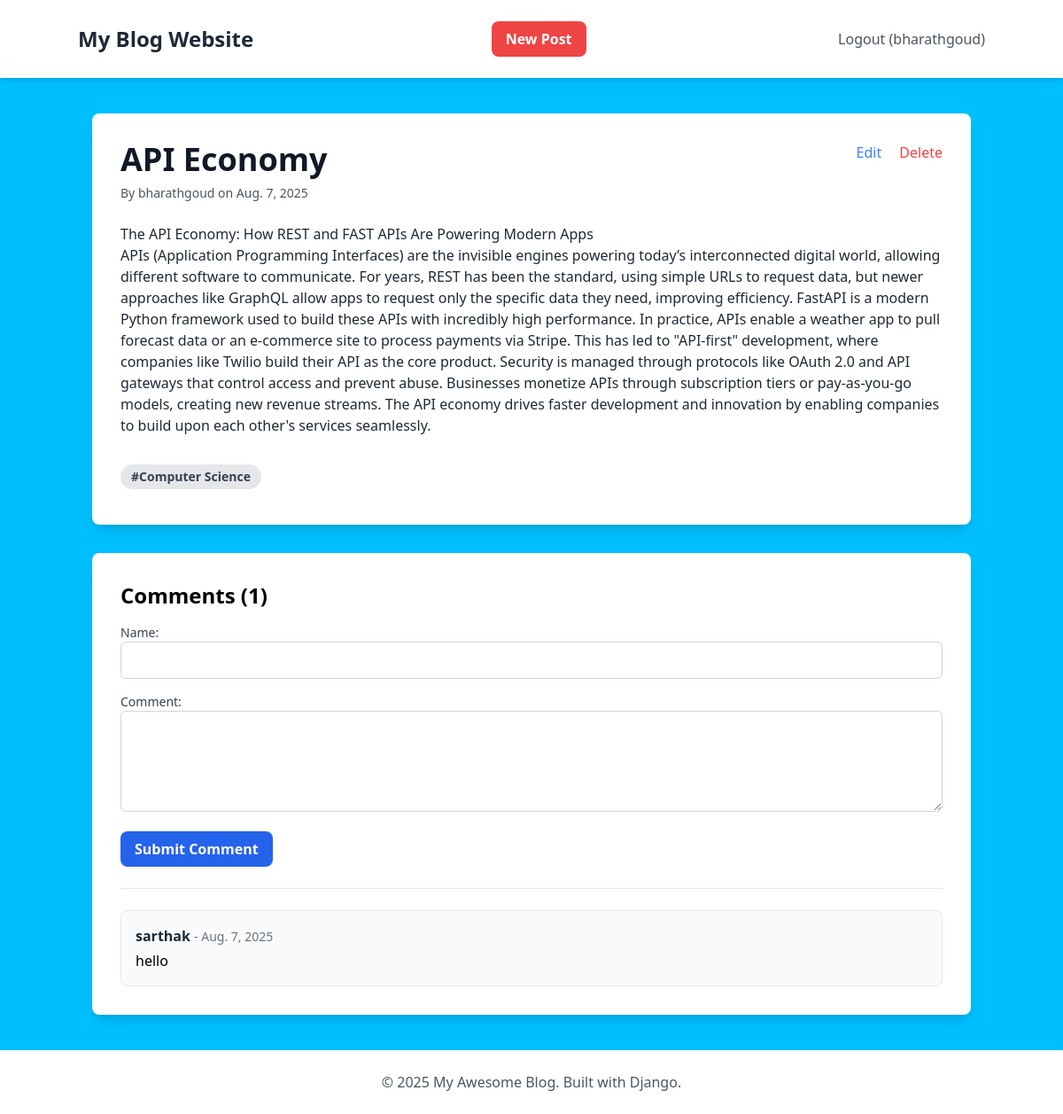
Page /post/11/ (signed in) on the committed database.
### blog/models.py (models this page shows, shortened)
class Post(models.Model):
    title = models.CharField(max_length=255)
    content = models.TextField()
    author = models.ForeignKey(User, on_delete=models.CASCADE)
    created_on = models.DateTimeField(auto_now_add=True)
    last_modified = models.DateTimeField(auto_now=True)
    categories = models.ManyToManyField(Category, related_name='posts')

class Category(models.Model):
    name = models.CharField(max_length=100)

class Comment(models.Model):
    post = models.ForeignKey(Post, on_delete=models.CASCADE, related_name='comments')
    author = models.CharField(max_length=100)
    body = models.TextField()
    created_on = models.DateTimeField(auto_now_add=True)

### blog/views.py (the view)
# urls.py: path('post/<int:pk>/', views.post_detail, name='post_detail'),
def post_detail(request, pk):
    post = get_object_or_404(Post, pk=pk)
    comments = post.comments.all().order_by('-created_on')
    if request.method == 'POST':
        comment_form = CommentForm(request.POST)
        if comment_form.is_valid():
            new_comment = comment_form.save(commit=False)
            new_comment.post = post
            new_comment.save()
            return redirect('post_detail', pk=post.pk)
    else:
        comment_form = CommentForm()
    context = {'post': post, 'comments': comments, 'comment_form': comment_form}
    return render(request, 'blog/post_detail.html', context)

### blog/forms.py
class CommentForm(forms.ModelForm):
    class Meta:
        model = Comment
        fields = ['author', 'body']
        widgets = {
            'author': forms.TextInput(attrs={'class': 'w-full p-2 border border-gray-300 rounded-md'}),
            'body': forms.Textarea(attrs={'class': 'w-full p-2 border border-gray-300 rounded-md', 'rows': 4}),
        }

### blog/templates/blog/post_detail.html (shortened to what this page needs)
{% extends "blog/base.html" %}
{% block content %}
<div class="bg-white p-8 rounded-lg shadow-lg">
    <div class="flex justify-between items-start">
        <div>
            <h1 class="text-4xl font-bold mb-2 text-gray-900">{{ post.title }}</h1>
            <p class="text-gray-600 text-sm mb-6">
                By {{ post.author.username }} on {{ post.created_on.date }}
            </p>
        </div>
        {% if user.is_authenticated and user == post.author %}
        <div class="flex-shrink-0 ml-4">
            <a href="{% url 'post_update' post.pk %}" class="text-blue-500 hover:underline mr-4">Edit</a>
            <a href="{% url 'post_delete' post.pk %}" class="text-red-500 hover:underline">Delete</a>
        </div>
        {% endif %}
    </div>
    <div class="prose max-w-none text-gray-800 mb-8">
        {{ post.content|linebreaks }}
    </div>
     <div>
        {% for category in post.categories.all %}
            <a href="{% url 'posts_by_category' category.name %}" class="inline-block bg-gray-200 rounded-full px-3 py-1 text-sm font-semibold text-gray-700 mr-2 mb-2 hover:bg-gray-300">#{{ category.name }}</a>
        {% endfor %}
    </div>
</div>
<div class="bg-white p-8 rounded-lg shadow-lg mt-8">
    <h3 class="text-2xl font-bold mb-4">Comments ({{ comments.count }})</h3>
    <form method="post" class="space-y-4">
        <div>
            <label for="{{ comment_form.author.id_for_label }}" class="block text-sm font-medium text-gray-700">Name:</label>
            {{ comment_form.author }}
        </div>
        <div>
            <label for="{{ comment_form.body.id_for_label }}" class="block text-sm font-medium text-gray-700">Comment:</label>
            {{ comment_form.body }}
        </div>
        <button type="submit" class="bg-blue-600 text-white font-bold py-2 px-4 rounded-lg hover:bg-blue-700 transition-colors">
            Submit Comment
        </button>
    </form>
    <hr class="my-6">
    <div class="space-y-4">
        {% for comment in comments %}
        <div class="bg-gray-50 p-4 rounded-lg border border-gray-200">
            <p class="font-semibold text-gray-800">{{ comment.author }} <span class="text-gray-500 text-sm font-normal">- {{ comment.created_on.date }}</span></p>
            <p class="text-gray-700 mt-1">{{ comment.body|linebreaks }}</p>
        </div>
        {% empty %}
        <p class="text-gray-600">No comments yet. Be the first to comment!</p>
        {% endfor %}
    </div>
</div>
{% endblock content %}

### blog/templates/blog/base.html (shortened to what this page needs)
<!DOCTYPE html>
<html lang="en">
<head>
    <script src="https://cdn.tailwindcss.com"></script>
</head>
<body style="background-color: deepskyblue" class="bg-gray-100 font-sans leading-normal tracking-normal">
    <nav class="bg-white p-6 shadow-md">
        <div class="container mx-auto flex justify-between items-center">
            <a href="{% url 'post_list' %}" class="text-2xl font-bold text-gray-800">My Blog Website</a>
                    <a href="{% url 'post_create' %}" class="bg-red-500 text-white font-bold py-2 px-4 rounded-lg hover:bg-blue-700 transition-colors mr-4">New Post</a>
            <div>
                {% if user.is_authenticated %}
                    <a href="{% url 'logout' %}" class="text-gray-600 hover:text-gray-800">Logout ({{ user.username }})</a>
                {% else %}
                    <a href="{% url 'login' %}" class="text-gray-600 hover:text-gray-800">Login</a>
                {% endif %}
            </div>
        </div>
    </nav>
    <div class="container mx-auto mt-10 px-4">
        {% block content %}
        {% endblock content %}
    </div>
    <footer class="bg-white p-6 mt-10 shadow-md">
        <div class="container mx-auto text-center text-gray-600">
            <p>&copy; 2025 My Awesome Blog. Built with Django.</p>
        </div>
    </footer>
</body>
</html>

### rows in the picture
Post: title "API Economy", author.username "bharathgoud", created_on "Aug. 7, 2025", content "The API Economy: How REST and FAST APIs Are Powering Modern Apps APIs (Application Programming Interfaces) are the invisible engines powering today’s interconnected digital world, allowing different software to communicate. For years, REST has been the standard, using simple URLs to request data, but newer approaches like GraphQL allow apps to request only the specific data they need, improving efficiency. FastAPI is a modern Python framework used to build these APIs with incredibly high performance. In practice, APIs enable a weather app to pull forecast data or an e-commerce site to process payments via Stripe. This has led to \"API-first\" development, where companies like Twilio build…"
Category: name "Computer Science"
Comment: author "sarthak", created_on "Aug. 7, 2025", body "hello"

### other values in the picture
{{ user.username }} "bharathgoud"
{{ comments.count }} "1"
